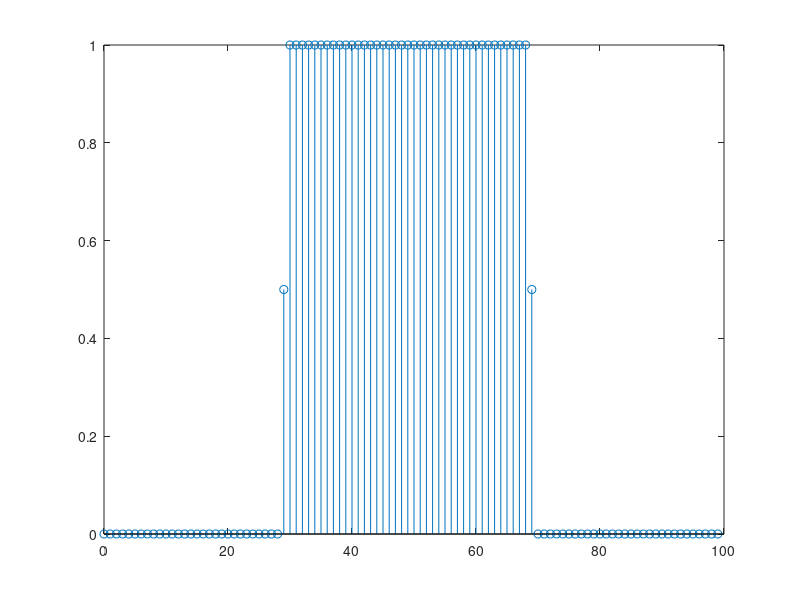

Reproduce this figure in MATLAB.
%% Simple low pass with Average filter with 2 coefficients
clear;      %clear all variables of the workspace
clc;        %clear
close all;  %close open windows
%%

samples = 100;
start = 30;
tpLength = 5;
finish = samples - start; 
x = linspace(1,1,samples);
for i = 1:start-1
    x(i) = 0;
end
for i = finish:samples
    x(i) = 0;
end
GF = 0.8;
y = linspace(0,0,samples);
y(i) = x(i);
for i = 2:samples
    y(i) =  0.5 * (x(i) + x(i-1));
end
kc = 0:1:samples -1; 
stem(kc,y);